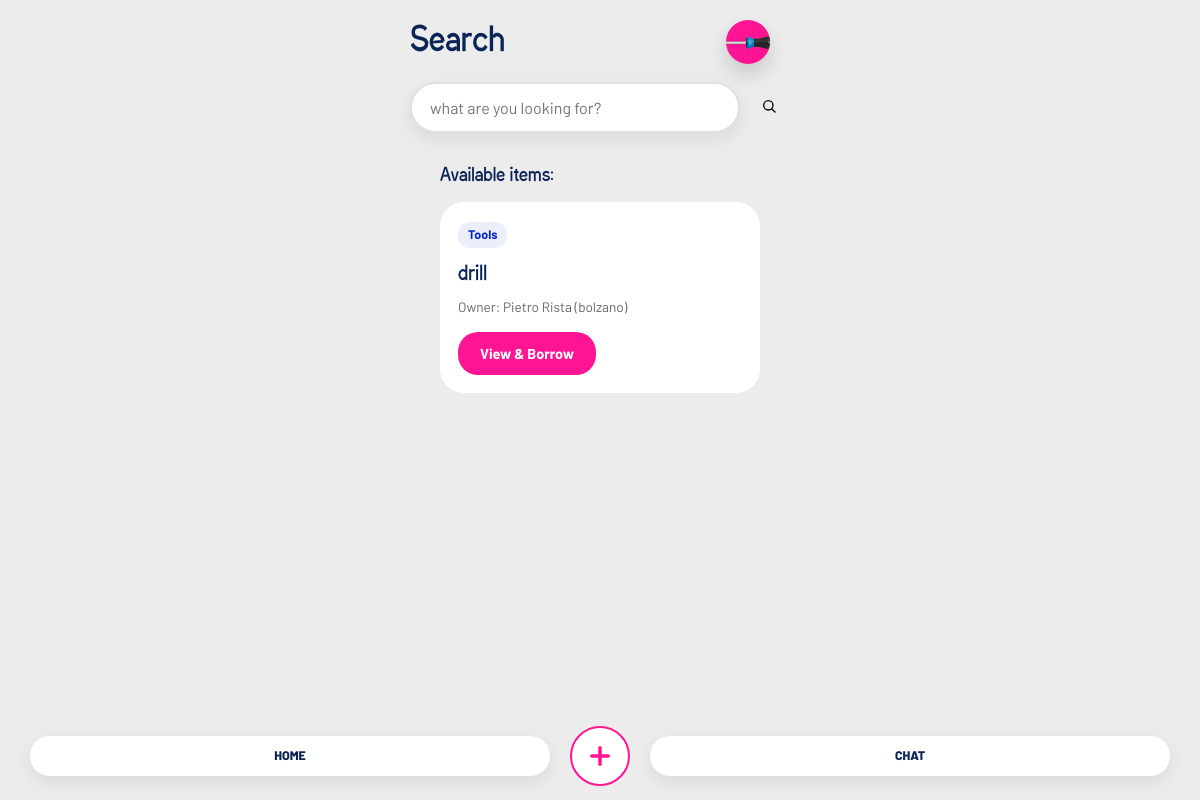
The app's page /search?category=Tools (signed in), older data.
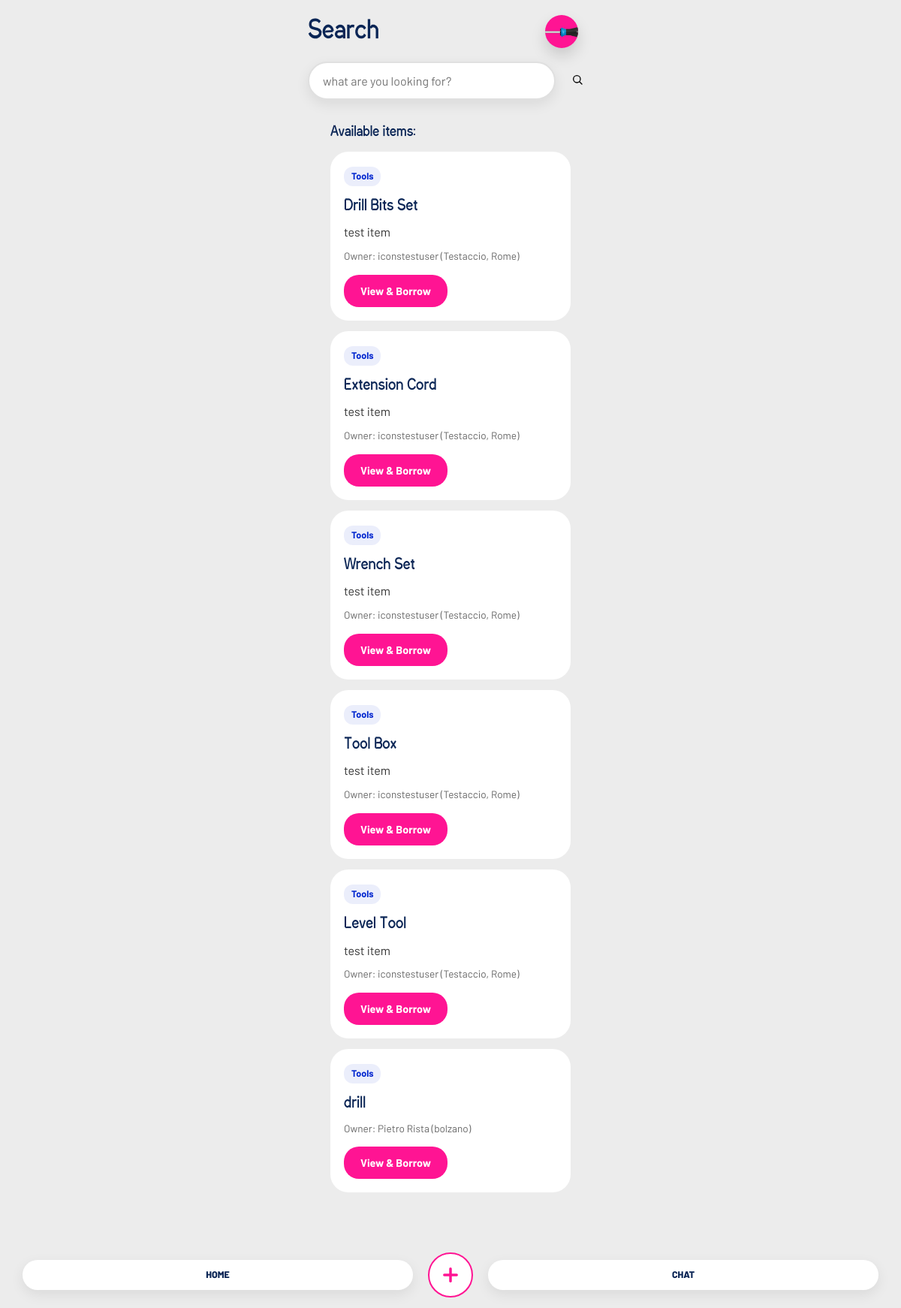
The same page, newer data.
### tables this page shows
CREATE TABLE users (
                id INTEGER PRIMARY KEY AUTOINCREMENT,
                username TEXT UNIQUE NOT NULL,
                email TEXT UNIQUE,
                password TEXT NOT NULL,
                location TEXT,
                categories TEXT
            , photo TEXT);

CREATE TABLE items (
            id INTEGER PRIMARY KEY AUTOINCREMENT,
            name TEXT NOT NULL,
            description TEXT,
            owner_id INTEGER NOT NULL,
            status TEXT DEFAULT 'available',
            keywords TEXT, category TEXT, photo TEXT,
            FOREIGN KEY (owner_id) REFERENCES "users_old" (id)
        );

### app.py (the view, shortened to what this page needs)
@app.route('/search', methods=['GET', 'POST'])
def search():
    if 'user_id' not in session:
        return redirect(url_for('login'))
    query = request.args.get('q', '')
    category = request.args.get('category', '')
    categories = [c['name'] for c in EXPLORE_CATEGORIES]
    if not query and not category:
        return render_template('search.html', items=[], query='', message='Enter an item name to search', categories=categories)
    conn = get_db_connection()
    cursor = conn.cursor()
    cursor.execute('SELECT location FROM users WHERE id = ?', (session['user_id'],))
    user = cursor.fetchone()
    user_location = user['location'] if user else ''
    conditions = ["i.status = 'available'"]
    params = []
    if query:
        conditions.append('i.name LIKE ?')
        params.append(f'%{query}%')
    if category:
        conditions.append('i.category = ?')
        params.append(category)
    params.extend([user_location, f'%{user_location}%'])
    cursor.execute(f'''
        SELECT i.*, u.username as owner, u.location as owner_location
        FROM items i
        JOIN users u ON i.owner_id = u.id
        WHERE {' AND '.join(conditions)}
        ORDER BY
            CASE WHEN u.location = ? THEN 0
                 WHEN u.location LIKE ? THEN 1
                 ELSE 2 END
    ''', params)
    items = cursor.fetchall()
    conn.close()
    return render_template('search.html', items=items, query=query, category=category, categories=categories)

### app.py (called while the page is built)
def get_db_connection():
    conn = sqlite3.connect(DATABASE)
    conn.row_factory = sqlite3.Row
    return conn

@app.context_processor
def inject_current_user_photo():
    if 'user_id' not in session:
        return {'current_user_photo': None}
    conn = get_db_connection()
    cursor = conn.cursor()
    cursor.execute('SELECT photo FROM users WHERE id = ?', (session['user_id'],))
    row = cursor.fetchone()
    conn.close()
    return {'current_user_photo': row['photo'] if row else None}

### templates/search.html (shortened to what this page needs)
{% from 'macros.html' import user_avatar %}
<!DOCTYPE html>
<html lang="en">
<head>
    <link rel="stylesheet" href="{{ url_for('static', filename='style.css') }}">
</head>
<body class="dashboard-page">
    <div class="container dashboard-mobile">
        <header class="dashboard-header">
            <h1 class="welcome">Search</h1>
            {{ user_avatar('avatar', current_user_photo) }}
            <form class="search-form-mobile" action="{{ url_for('search') }}" method="GET">
                <input type="text" name="q" value="{{ query }}" placeholder="what are you looking for?" aria-label="search">
                <button type="submit" class="search-btn"><span class="icon icon-search" aria-hidden="true"></span><span class="sr-only">Search</span></button>
            </form>
        </header>
        <main>
            <section class="pending-section">
                {% if query or category %}
                    {% if items %}
                    <h2 class="section-title">Available items:</h2>
                    {% for item in items %}
                    <div class="search-result-card">
                        <span class="category-tag">{{ item.category }}</span>
                        <h3>{{ item.name }}</h3>
                        {% if item.description %}
                        <p>{{ item.description }}</p>
                        {% endif %}
                        <p class="owner-line">Owner: {{ item.owner }} ({{ item.owner_location }})</p>
                        <a href="{{ url_for('item_detail', item_id=item.id) }}" class="btn-view">View &amp; Borrow</a>
                    </div>
                    {% endfor %}
                    {% endif %}
                {% else %}
                <p class="search-prompt">Select a category or enter a search term to find items near you</p>
                {% endif %}
            </section>
        </main>
        {% include 'footer_nav.html' %}
    </div>
</body>
</html>

### templates/macros.html
{% macro user_avatar(css_class, photo, link=true) %}
{% if link %}
<a href="{{ url_for('profile') }}" class="{{ css_class }}{% if not photo %} icon icon-user{% endif %}" aria-label="Profile">{% if photo %}<img src="{{ url_for('static', filename='uploads/' + photo) }}" alt="" class="avatar-photo">{% endif %}</a>
{% else %}
<div class="{{ css_class }}{% if not photo %} icon icon-user{% endif %}">{% if photo %}<img src="{{ url_for('static', filename='uploads/' + photo) }}" alt="" class="avatar-photo">{% endif %}</div>
{% endif %}
{% endmacro %}

### templates/footer_nav.html (shortened to what this page needs)
<nav class="bottom-nav">
    <a href="{{ url_for('dashboard') }}" class="nav-item{% if request.path == '/' or request.path.startswith('/dashboard') %} active{% endif %}">HOME</a>
    <a href="{{ url_for('add_item') }}" onclick="return openFooterAddItemModal(event)" class="nav-item center-action" aria-label="Add item">
        <svg class="plus-icon" viewBox="0 0 24 24" aria-hidden="true" xmlns="http://www.w3.org/2000/svg">
            <line x1="12" y1="5" x2="12" y2="19" />
            <line x1="5" y1="12" x2="19" y2="12" />
        </svg>
    </a>
    <a href="{{ url_for('chat_index') }}" class="nav-item{% if request.path.startswith('/chat') %} active{% endif %}">CHAT</a>
</nav>

### static/style.css (style rules this page uses)
:root { --font-primary: 'Apfel Grotezk Mittel', 'Barlow', sans-serif; --font-secondary: 'Barlow', sans-serif; --font-heading: 'GapSans Bold', 'Apfel Grotezk Mittel', sans-serif; --primary-color: #0026CF; --secondary-color: #ff1493;; --background-color: #ececec; --card-background: #ffffff; --text-color: #333333; --text-light: #666666; --success-color: #7ed321; --error-color: #d0021b; --warning-color: #f5a623; --border-radius: 12px; --shadow: 0 4px 12px rgba(0, 0, 0, 0.1); }
* { margin: 0; padding: 0; box-sizing: border-box; }
h1, h2, h3, h4, h5, h6 { font-family: var(--font-heading); }
body { font-family: var(--font-primary); background-color: #ececec; color: var(--text-color); line-height: 1.6; max-width: 420px; margin: 0 auto; width: 100%; padding-bottom: 90px; }
.container { max-width: 420px; margin: 0 auto; padding: 20px; }
header { text-align: center; margin-bottom: 40px; }
header h1 { font-size: 3rem; color: var(--primary-color); margin-bottom: 10px; }
nav { display: flex; justify-content: center; gap: 20px; flex-wrap: wrap; }
nav a { text-decoration: none; color: var(--primary-color); padding: 10px 20px; border-radius: 25px; background-color: var(--card-background); box-shadow: var(--shadow); transition: transform 0.2s, box-shadow 0.2s; }
main { background-color: var(--card-background); border-radius: var(--border-radius); padding: 30px; padding-top:10px; box-shadow: var(--shadow); margin-top:10px; }
h2 { color: var(--primary-color); margin-bottom: 20px; font-size: 1.8rem; }
input[type="text"], input[type="password"], textarea { width: 100%; padding: 12px 15px; border: 2px solid #e0e0e0; border-radius: 8px; font-size: 1rem; font-family: var(--font-secondary); transition: border-color 0.2s; }
.icon { display: inline-flex; width: 1.4rem; height: 1.4rem; align-items: center; justify-content: center; background-repeat: no-repeat; background-position: center; background-size: 70%; }
.dashboard-header { position: relative; display: flex; flex-direction: column; gap: 14px; align-items: stretch; margin-bottom: 10px; }
.dashboard-header .welcome { font-size: 2rem; text-align: left; line-height: 1.2; color: #0a2555; text-transform: none; max-width: 60%; }
.dashboard-header .avatar, .chat-avatar { width: 44px; height: 44px; border-radius: 50%; background-color: #ff1493; display: flex; align-items: center; justify-content: center; color: white; box-shadow: 0 10px 20px rgba(0,0,0,0.15); overflow: hidden; }
.avatar-photo { width: 100%; height: 100%; object-fit: cover; display: block; }
.dashboard-header .avatar { position: absolute; right: 20px; top: 0; color: #0a2555; }
.search-form-mobile { display: flex; gap: 8px; align-items: center; text-decoration: none; cursor: pointer; }
.search-form-mobile input, .search-form-mobile .search-bar-fake { flex: 1; padding: 14px 18px; border-radius: 30px; font-size: 1rem; background: white; box-shadow: 0 6px 18px rgba(0,0,0,0.08); }
.search-form-mobile .search-btn { background: transparent; border: none; font-size: 1.3rem; padding: 6px 10px; }
.categories-section .section-title, .pending-section .section-title { font-size: 1.1rem; color: #0a2555; margin: 8px 0 12px 0; }
.dashboard-mobile main { background-color: transparent; box-shadow: none; }
.bottom-nav { position: fixed; left: 0; right: 0; bottom: 0; display: flex; flex-wrap: nowrap; justify-content: space-between; align-items: center; gap: -2px; padding: 30px 30px 14px; background: transparent; box-shadow: none; z-index: 100; overflow-x: auto; }
.bottom-nav .nav-item { flex: 1 1 0; min-width: 0; padding: 10px 8px; border-radius: 20px; text-align: center; text-decoration: none; color: #0a2555; font-family: var(--font-secondary); font-weight: 800; text-transform: none; font-size: 0.78rem; background: white; transition: transform 0.2s ease, background 0.2s ease, color 0.2s ease, border-color 0.2s ease; white-space: normal; word-break: break-word; box-shadow: 0 6px 18px rgba(0,0,0,0.08); }
.bottom-nav .nav-item.center-action { flex: 0 0 auto; width: 60px; height: 60px; border-radius: 50%; background: white; color: #ff1493; display: flex; align-items: center; justify-content: center; box-shadow: none; border: 2px solid #ff1493; transform: translateY(0); padding: 0; }
.bottom-nav .nav-item.center-action .plus-icon { width: 28px; height: 28px; stroke: #ff1493; stroke-width: 3; stroke-linecap: round; fill: none; }

Row changes from the older to the newer data that the page shows:
added items: category "Tools", name "Drill Bits Set", description "test item", owner "iconstestuser", owner_location "Testaccio, Rome"
added items: category "Tools", name "Extension Cord", description "test item", owner "iconstestuser", owner_location "Testaccio, Rome"
added items: category "Tools", name "Wrench Set", description "test item", owner "iconstestuser", owner_location "Testaccio, Rome"
added items: category "Tools", name "Tool Box", description "test item", owner "iconstestuser", owner_location "Testaccio, Rome"
added items: category "Tools", name "Level Tool", description "test item", owner "iconstestuser", owner_location "Testaccio, Rome"
